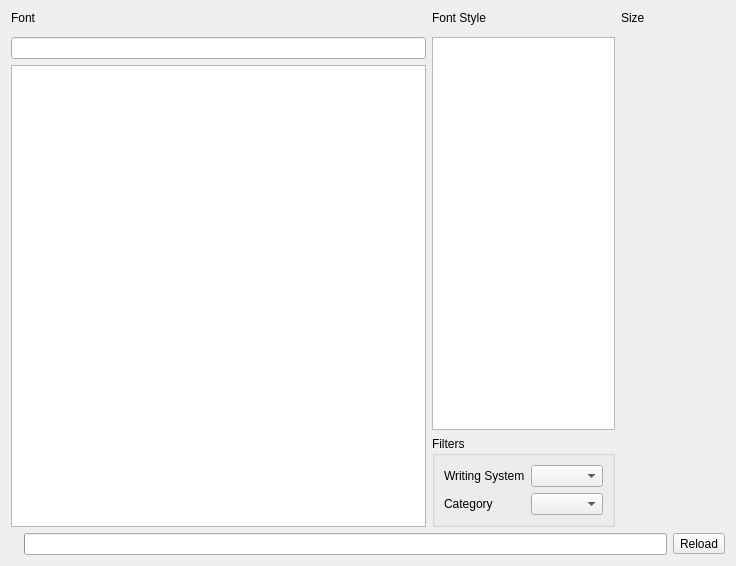
<?xml version="1.0" encoding="UTF-8"?>
<ui version="4.0">
 <class>glaxnimate::gui::font::GoogleFontsWidget</class>
 <widget class="QWidget" name="glaxnimate::gui::font::GoogleFontsWidget">
  <property name="geometry">
   <rect>
    <x>0</x>
    <y>0</y>
    <width>736</width>
    <height>566</height>
   </rect>
  </property>
  <layout class="QGridLayout" name="gridLayout" columnstretch="20,5,5">
   <item row="4" column="0" colspan="3">
    <layout class="QHBoxLayout" name="horizontalLayout_2">
     <item>
      <widget class="QLabel" name="label_google_error">
       <property name="text">
        <string notr="true"/>
       </property>
      </widget>
     </item>
     <item>
      <widget class="QProgressBar" name="google_fonts_progress"/>
     </item>
     <item>
      <widget class="QToolButton" name="button_google_refresh">
       <property name="text">
        <string>Reload</string>
       </property>
       <property name="icon">
        <iconset theme="view-refresh">
         <normaloff>.</normaloff>.</iconset>
       </property>
      </widget>
     </item>
    </layout>
   </item>
   <item row="3" column="0">
    <widget class="QTableView" name="view_google_fonts">
     <property name="alternatingRowColors">
      <bool>true</bool>
     </property>
     <property name="selectionMode">
      <enum>QAbstractItemView::SingleSelection</enum>
     </property>
     <property name="selectionBehavior">
      <enum>QAbstractItemView::SelectRows</enum>
     </property>
     <property name="showGrid">
      <bool>false</bool>
     </property>
     <property name="sortingEnabled">
      <bool>true</bool>
     </property>
    </widget>
   </item>
   <item row="0" column="0">
    <widget class="QLabel" name="label">
     <property name="text">
      <string>Font</string>
     </property>
    </widget>
   </item>
   <item row="0" column="2">
    <widget class="QLabel" name="label_3">
     <property name="text">
      <string>Size</string>
     </property>
    </widget>
   </item>
   <item row="0" column="1">
    <widget class="QLabel" name="label_2">
     <property name="text">
      <string>Font Style</string>
     </property>
    </widget>
   </item>
   <item row="2" column="0">
    <widget class="QLineEdit" name="edit_family"/>
   </item>
   <item row="2" column="1" rowspan="2">
    <layout class="QVBoxLayout" name="verticalLayout">
     <item>
      <widget class="QListWidget" name="view_style"/>
     </item>
     <item>
      <widget class="QGroupBox" name="groupBox">
       <property name="title">
        <string>Filters</string>
       </property>
       <layout class="QFormLayout" name="formLayout">
        <item row="0" column="0">
         <widget class="QLabel" name="label_4">
          <property name="text">
           <string>Writing System</string>
          </property>
         </widget>
        </item>
        <item row="0" column="1">
         <widget class="QComboBox" name="combo_system">
          <property name="sizePolicy">
           <sizepolicy hsizetype="Expanding" vsizetype="Fixed">
            <horstretch>0</horstretch>
            <verstretch>0</verstretch>
           </sizepolicy>
          </property>
         </widget>
        </item>
        <item row="1" column="0">
         <widget class="QLabel" name="label_5">
          <property name="text">
           <string>Category</string>
          </property>
         </widget>
        </item>
        <item row="1" column="1">
         <widget class="QComboBox" name="combo_category"/>
        </item>
       </layout>
      </widget>
     </item>
    </layout>
   </item>
   <item row="1" column="2" rowspan="3">
    <widget class="glaxnimate::gui::font::FontSizeWidget" name="size_widget" native="true"/>
   </item>
  </layout>
 </widget>
 <customwidgets>
  <customwidget>
   <class>glaxnimate::gui::font::FontSizeWidget</class>
   <extends>QWidget</extends>
   <header>widgets/font/font_size_widget.hpp</header>
   <container>1</container>
  </customwidget>
 </customwidgets>
 <resources/>
 <connections/>
</ui>
